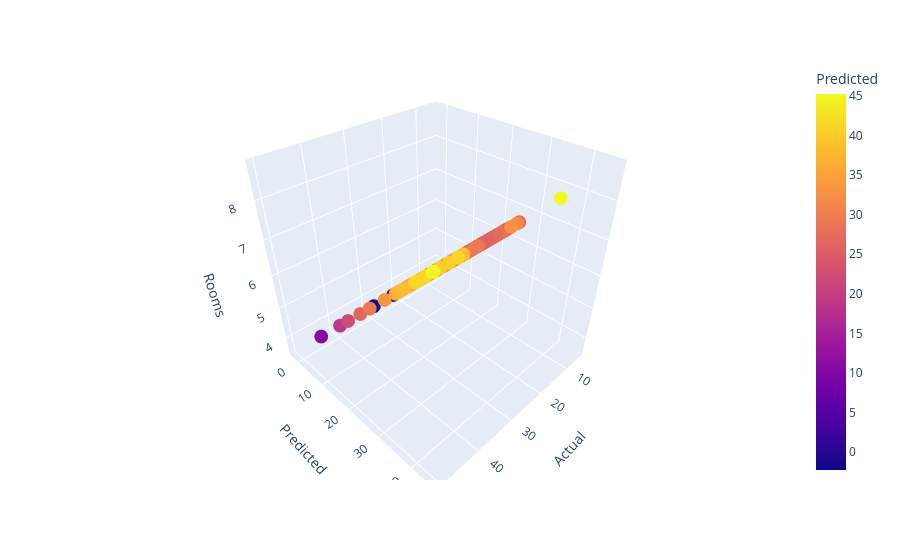

The code cell stored with this chart in its notebook:
### Code cell
fig = px.scatter_3d(pred_dataframe, x='Actual', y='Predicted', z='Rooms',
              color='Predicted')
fig.show()

### Figure 1 — Plotly figure (JSON) as saved in the notebook; plotly's stock layout.template omitted (floating-point values rounded to 4 significant figures; data arrays with more than 128 entries replaced by an {"elided": "..."} marker saying what was removed)
{"data": [{"hovertemplate": "Actual=%{x}<br>Predicted=%{marker.color}<br>Rooms=%{z}<extra></extra>", "legendgroup": "", "marker": {"color": {"elided": "506 float values"}, "coloraxis": "coloraxis", "symbol": "circle"}, "mode": "markers", "name": "", "scene": "scene", "showlegend": false, "type": "scatter3d", "x": {"elided": "506 float values"}, "y": {"elided": "506 float values"}, "z": {"elided": "506 float values"}}], "layout": {"coloraxis": {"colorbar": {"title": {"text": "Predicted"}}, "colorscale": [[0, "#0d0887"], [0.1111, "#46039f"], [0.2222, "#7201a8"], [0.3333, "#9c179e"], [0.4444, "#bd3786"], [0.5556, "#d8576b"], [0.6667, "#ed7953"], [0.7778, "#fb9f3a"], [0.8889, "#fdca26"], [1, "#f0f921"]]}, "legend": {"tracegroupgap": 0}, "margin": {"t": 60}, "scene": {"domain": {"x": [0, 1], "y": [0, 1]}, "xaxis": {"title": {"text": "Actual"}}, "yaxis": {"title": {"text": "Predicted"}}, "zaxis": {"title": {"text": "Rooms"}}}}}
